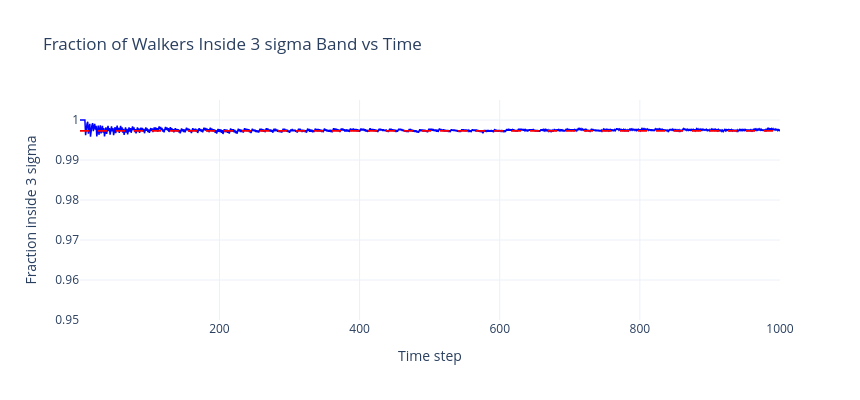

The cell this chart's notebook holds for it:
### Code cell
# Fraction inside 3σ band as a function of time
frac_vs_t = inside.mean(axis=0)   # average over walkers at each time step
t_plot = t[1:]   # skip t=0 where everyone is exactly at 0

fig2 = go.Figure()

fig2.add_trace(go.Scatter(
    x=t_plot, y=frac_vs_t[1:],
    mode='lines',
    line=dict(color='blue', width=1.5),
    name='Numerical'
))

fig2.add_hline(
    y=frac_analytical,
    line=dict(color='red', dash='dash', width=1.8),
)

fig2.update_layout(
    template='plotly_white',
    xaxis_title='Time step',
    yaxis_title='Fraction inside 3 sigma',
    title='Fraction of Walkers Inside 3 sigma Band vs Time',
    yaxis=dict(range=[0.95, 1.005]),
    width=860, height=400
)

fig2.show()

### Figure 1 — Plotly figure (JSON) as saved in the notebook; plotly's stock layout.template omitted (floating-point values rounded to 4 significant figures; data arrays with more than 128 entries replaced by an {"elided": "..."} marker saying what was removed)
{"data": [{"line": {"color": "blue", "width": 1.5}, "mode": "lines", "name": "Numerical", "type": "scatter", "x": {"elided": "1000 int values"}, "y": {"elided": "1000 float values"}}], "layout": {"height": 400, "shapes": [{"line": {"color": "red", "dash": "dash", "width": 1.8}, "type": "line", "x0": 0, "x1": 1, "xref": "x domain", "y0": 0.9973, "y1": 0.9973, "yref": "y"}], "title": {"text": "Fraction of Walkers Inside 3 sigma Band vs Time"}, "width": 860, "xaxis": {"title": {"text": "Time step"}}, "yaxis": {"range": [0.95, 1.005], "title": {"text": "Fraction inside 3 sigma"}}}}
